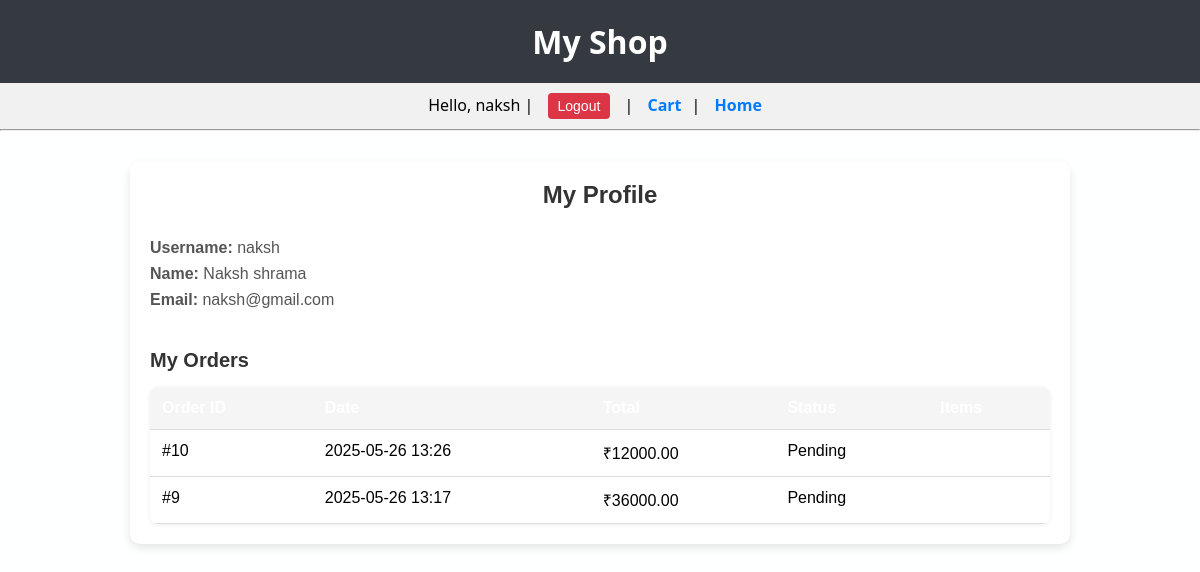
Screenshot of /accounts/profile/ (signed in) with the database file from the repository.
### store/models.py (models this page shows, shortened)
class Order(models.Model):
    user = models.ForeignKey(User, on_delete=models.CASCADE)
    first_name = models.CharField(max_length=50)
    last_name = models.CharField(max_length=50)
    email = models.EmailField()
    address = models.CharField(max_length=250)
    city = models.CharField(max_length=100)
    created = models.DateTimeField(auto_now_add=True)
    paid = models.BooleanField(default=False)
    price = models.DecimalField(max_digits=10, decimal_places=2)

### store/views.py (the view)
# urls.py: path('accounts/profile/', views.profile_view, name = 'profile'),
@login_required
def profile_view(request):
    orders = Order.objects.filter(user=request.user).order_by('-created')
    return render(request, 'profile.html', {
        'user': request.user,
        'orders': orders
    })

### store/context_processors.py (called while the page is built)
def cart(request):
    from .cart import Cart
    return {'cart': Cart(request)}

### store/templates/profile.html (shortened to what this page needs)
{% extends 'base.html' %}
{% block content %}
<div class="profile-container">
    <div class="profile-header">My Profile</div>
    <div class="profile-details">
        <p><strong>Username:</strong> {{ user.username }}</p>
        <p><strong>Name:</strong> {{ user.first_name }} {{ user.last_name }}</p>
        <p><strong>Email:</strong> {{ user.email }}</p>
    </div>
    <div class="orders-section">
        <h3>My Orders</h3>
        {% if orders %}
        <table class="orders-table">
            <thead>
                <tr>
                    <th>Order ID</th>
                    <th>Date</th>
                    <th>Total</th>
                    <th>Status</th>
                    <th>Items</th>
                </tr>
            </thead>
            <tbody>
                {% for order in orders %}
                <tr>
                    <td>#{{ order.id }}</td>
                    <td>{{ order.created|date:"Y-m-d H:i" }}</td>
                    <td>₹{{ order.price }}</td>
                    <td>{% if order.paid %}Paid{% else %}Pending{% endif %}</td>
                    <td class="order-items">
                    </td>
                </tr>
                {% endfor %}
            </tbody>
        </table>
        {% else %}
        <p class="no-orders">You haven’t placed any orders yet.</p>
        {% endif %}
    </div>
</div>
{% endblock %}

### store/templates/base.html (shortened to what this page needs)
<!DOCTYPE html>
<html>
{% load static %}
<head>
    <link rel="stylesheet" type="text/css" href="{% static 'style.css' %}">
</head>
<body>
    <h1>My Shop</h1>
    <nav>
        {% if user.is_authenticated %}
            Hello, {{ user.username }}
            |<form method="post" action="{% url 'logout' %}" style="display: inline;">
         <button type="submit" class="btn btn-link">Logout</button>
         </form>
        {% else %}
         <a href="{% url 'login' %}">Login</a>
        {% endif %}
        | <a href="{% url 'cart_detail' %}">Cart</a>| <a href = "{% url 'index' %}">Home</a>
    </nav>
    <hr>
    {% block content %}{% endblock %}
</body>
</html>

### store/static/style.css (style rules this page uses)
body { font-family: 'Segoe UI', Tahoma, Geneva, Verdana, sans-serif; background-color: #fefffffa; margin: 0; padding: 0; }
h1 { background-color: #343a40; color: white; margin: 0; padding: 20px; text-align: center; }
nav { background-color: #f1f1f1; padding: 10px 20px; text-align: center; }
nav a, nav form { margin: 0 10px; display: inline-block; }
nav a { color: #007bff; text-decoration: none; font-weight: bold; }
.btn { background-color: #dc3545; color: white; padding: 5px 10px; border: none; border-radius: 4px; font-size: 14px; cursor: pointer; }
hr { margin: 0; }
.profile-container { max-width: 900px; margin: 40px auto; padding: 20px; background-color: #f8f9fa; border-radius: 12px; box-shadow: 0 2px 8px rgba(0, 0, 0, 0.1); }
.orders-section h3 { margin-bottom: 15px; color: #343a40; }
table { width: 100%; border-collapse: collapse; background-color: white; border-radius: 8px; overflow: hidden; box-shadow: 0 1px 4px rgba(0,0,0,0.08); }
table th, table td { padding: 12px 15px; text-align: left; border-bottom: 1px solid #ddd; }
table th { background-color: #343a40; color: white; }

### store/templates/profile.html (style rules this page uses)
.profile-container { max-width: 900px; margin: 30px auto; padding: 20px; background: #ffffff; border-radius: 10px; box-shadow: 0 4px 10px rgba(0, 0, 0, 0.1); font-family: 'Arial', sans-serif; }
.profile-header { text-align: center; margin-bottom: 30px; font-size: 24px; font-weight: bold; color: #333; }
.profile-details p { margin: 8px 0; font-size: 16px; color: #555; }
.orders-section { margin-top: 40px; }
.orders-section h3 { margin-bottom: 15px; font-size: 20px; color: #333; }
.orders-table { width: 100%; border-collapse: collapse; }
.orders-table th, .orders-table td { padding: 12px; border-bottom: 1px solid #ddd; text-align: left; vertical-align: top; }
.orders-table th { background-color: #f5f5f5; font-weight: 600; }

### rows the page displays
Order: id "10", created "2025-05-26 13:26", price "12000.00", paid "Pending"
Order: id "9", created "2025-05-26 13:17", price "36000.00", paid "Pending"

### other values shown
{{ user.username }} "naksh"
{{ user.first_name }} "Naksh"
{{ user.last_name }} "shrama"
{{ user.email }} "naksh@gmail.com"
